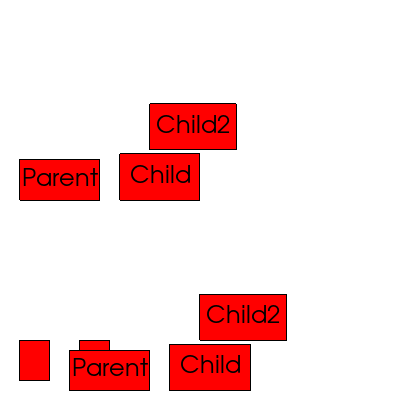

This figure's Python source:
#!/usr/bin/env python
# Demonstrate a context scene with block items, parent-child hierarchy, and transforms.

import vtkmodules.vtkInteractionStyle  # noqa: F401
import vtkmodules.vtkRenderingContextOpenGL2  # noqa: F401
import vtkmodules.vtkRenderingOpenGL2  # noqa: F401

from vtkmodules.vtkRenderingContext2D import (
    vtkBlockItem,
    vtkContextActor,
    vtkContextTransform,
)
from vtkmodules.vtkRenderingCore import (
    vtkRenderWindow,
    vtkRenderWindowInteractor,
    vtkRenderer,
)

# Create block items.
test = vtkBlockItem()
test.SetDimensions(20, 20, 30, 40)
test2 = vtkBlockItem()
test2.SetDimensions(80, 20, 30, 40)

parent = vtkBlockItem()
parent.SetDimensions(20, 200, 80, 40)
parent.SetLabel("Parent")
child = vtkBlockItem()
child.SetDimensions(120, 200, 80, 46)
child.SetLabel("Child")
child2 = vtkBlockItem()
child2.SetDimensions(150, 250, 86, 46)
child2.SetLabel("Child2")

# Create a transform item.
transform = vtkContextTransform()
transform.AddItem(parent)
transform.Translate(50, -190)

# Context actor and scene wiring.
context_actor = vtkContextActor()
scene = context_actor.GetScene()

# Build up multi-level scene.
scene.AddItem(test)
scene.AddItem(test2)
scene.AddItem(parent)
parent.AddItem(child)
child.AddItem(child2)
scene.AddItem(transform)

# Turn off the color buffer.
scene.SetUseBufferId(False)

# Renderer
renderer = vtkRenderer()
renderer.SetBackground(1.0, 1.0, 1.0)
context_actor.GetScene().SetRenderer(renderer)
renderer.AddActor(context_actor)

# Window
render_window = vtkRenderWindow()
render_window.SetSize(400, 400)
render_window.SetMultiSamples(0)
render_window.AddRenderer(renderer)
render_window.SetWindowName("context scene")

# Interactor
interactor = vtkRenderWindowInteractor()
interactor.SetRenderWindow(render_window)

interactor.Initialize()
interactor.Start()
